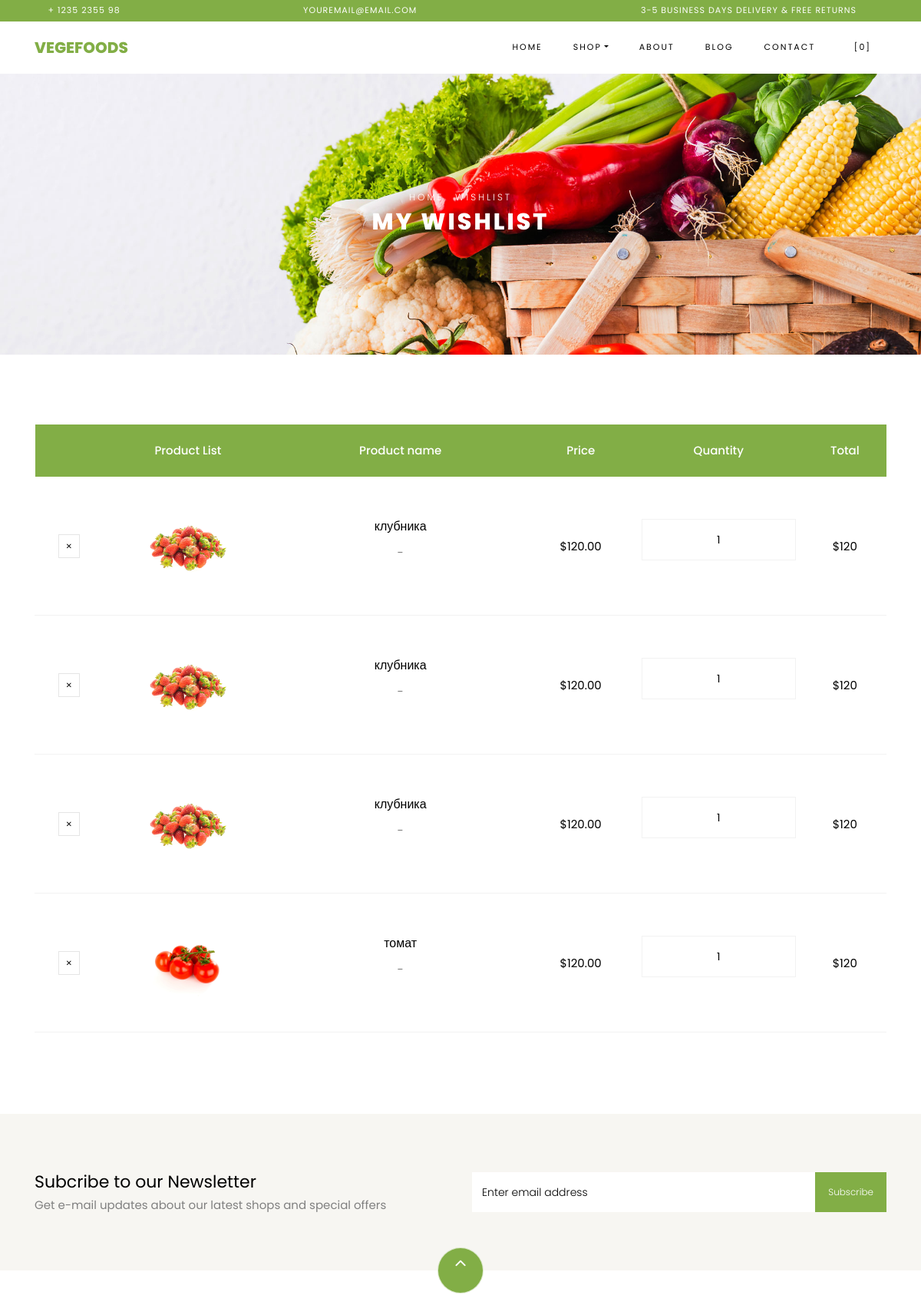
Before: /cart/wishlist/ (signed in, upper part) with the older database file.
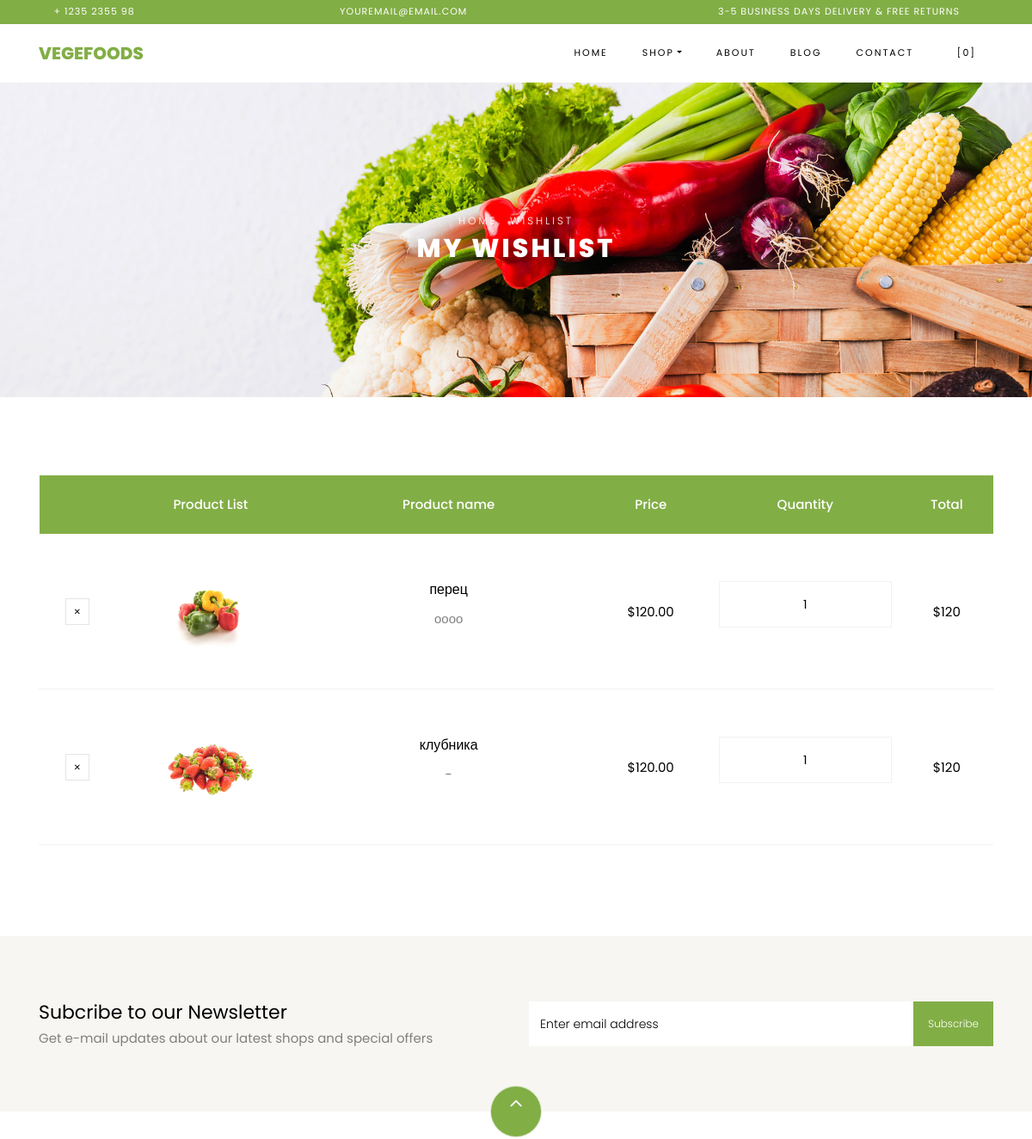
After: the same page with the newer database file.
### apps/cart_shop/models.py (models this page shows, shortened)
class WishList(models.Model):
    wishlist = models.ForeignKey(Cart, on_delete=models.CASCADE)
    product = models.ForeignKey(Product, on_delete=models.CASCADE)
    quantity = models.IntegerField(default=1)
    created_at = models.DateTimeField(auto_now_add=True)
    updated_at = models.DateTimeField(auto_now=True)

class Product(models.Model):
    name = models.CharField(max_length=255)
    price = models.DecimalField(max_digits=10, decimal_places=2)
    discount = models.IntegerField(null=True, blank=True)
    description = models.TextField()
    image = models.ImageField(upload_to='static/shop/images', null=True, blank=True)
    created_at = models.DateTimeField(auto_now_add=True)
    updated_at = models.DateTimeField(auto_now=True)

### apps/cart_shop/views.py (the view)
# urls.py: path('wishlist/', ViewWishlist.as_view(), name='wishlist'),
class ViewWishlist(View):
    def get(self, request):
        if request.user.is_authenticated:
            wishlist_items = WishList.objects.filter(wishlist__user=request.user)
            data = list(wishlist_items)
            total_price = sum(item.product.price * item.quantity for item in data)
            context = {'wishlist_items': data, 'total_price': total_price}
            return render(request, 'cart_shop/wishlist.html', context)
        return redirect('auth_shop:login')

### apps/cart_shop/templates/cart_shop/wishlist.html
{% extends 'home/base.html'%}
{% load static%}
{% block content %}
    <div class="hero-wrap hero-bread" style="background-image: url({% static 'shop/images/bg_1.jpg' %});">
      <div class="container">
        <div class="row no-gutters slider-text align-items-center justify-content-center">
          <div class="col-md-9 ftco-animate text-center">
          	<p class="breadcrumbs"><span class="mr-2"><a href="{% url 'home:index' %}">Home</a></span> <span>Wishlist</span></p>
            <h1 class="mb-0 bread">My Wishlist</h1>
          </div>
        </div>
      </div>
    </div>
    <section class="ftco-section ftco-cart">
			<div class="container">
				<div class="row">
    			<div class="col-md-12 ftco-animate">
    				<div class="cart-list">
	    				<table class="table">
						    <thead class="thead-primary">
						      <tr class="text-center">
						        <th>&nbsp;</th>
						        <th>Product List</th>
						        <th>Product name</th>
						        <th>Price</th>
						        <th>Quantity</th>
						        <th>Total</th>
						      </tr>
						    </thead>
						    <tbody>
							{% for item in wishlist_items %}
						      <tr class="text-center">
						        <td class="product-remove"><a href="{% url 'cart_shop:del_from_wishlist' item.id %}"><span class="ion-ios-close"></span></a></td>
						        <td class="image-prod"><div class="img" style="background-image:url({{item.product.image.url}});"></div></td>
						        <td class="product-name">
						        	<h3>{{item.product.name}}</h3>
						        	<p>{{item.product.description}}</p>
						        </td>
						        <td class="price">${{item.product.price}}</td>
						        <td class="quantity">
						        	<div class="input-group mb-3">
					             	<input type="text" name="quantity" class="quantity form-control input-number" value="{{item.quantity}}" min="1" max="100">
					          	</div>
					          </td>
						        <td class="total">${% widthratio item.product.price 1 item.quantity %}</td>
						      </tr>
							{% endfor %}
						    </tbody>
						  </table>
					  </div>
    			</div>
    		</div>
			</div>
		</section>
{% endblock %}

### apps/home/templates/home/base.html (shortened to what this page needs)
{% load static %}
<!DOCTYPE html>
<html lang="en">
  <head>
    <link rel="stylesheet" href="{% static 'shop/css/open-iconic-bootstrap.min.css' %}">
    <link rel="stylesheet" href="{% static 'shop/css/animate.css' %}">
    <link rel="stylesheet" href="{% static 'shop/css/owl.carousel.min.css' %}">
    <link rel="stylesheet" href="{% static 'shop/css/owl.theme.default.min.css' %}">
    <link rel="stylesheet" href="{% static 'shop/css/magnific-popup.css' %}">
    <link rel="stylesheet" href="{% static 'shop/css/aos.css' %}">
    <link rel="stylesheet" href="{% static 'shop/css/ionicons.min.css' %}">
    <link rel="stylesheet" href="{% static 'shop/css/bootstrap-datepicker.css' %}">
    <link rel="stylesheet" href="{% static 'shop/css/jquery.timepicker.css' %}">
    <link rel="stylesheet" href="{% static 'shop/css/flaticon.css' %}">
    <link rel="stylesheet" href="{% static 'shop/css/icomoon.css' %}">
    <link rel="stylesheet" href="{% static 'shop/css/style.css' %}">
  </head>
  <body class="goto-here">
		<div class="py-1 bg-primary">
    	<div class="container">
    		<div class="row no-gutters d-flex align-items-start align-items-center px-md-0">
	    		<div class="col-lg-12 d-block">
		    		<div class="row d-flex">
		    			<div class="col-md pr-4 d-flex topper align-items-center">
					    	<div class="icon mr-2 d-flex justify-content-center align-items-center"><span class="icon-phone2"></span></div>
						    <span class="text">+ 1235 2355 98</span>
					    </div>
					    <div class="col-md pr-4 d-flex topper align-items-center">
					    	<div class="icon mr-2 d-flex justify-content-center align-items-center"><span class="icon-paper-plane"></span></div>
						    <span class="text">youremail@email.com</span>
					    </div>
					    <div class="col-md-5 pr-4 d-flex topper align-items-center text-lg-right">
						    <span class="text">3-5 Business days delivery &amp; Free Returns</span>
					    </div>
				    </div>
			    </div>
		    </div>
		  </div>
    </div>
    <nav class="navbar navbar-expand-lg navbar-dark ftco_navbar bg-dark ftco-navbar-light" id="ftco-navbar">
	    <div class="container">
	      <a class="navbar-brand" href="{% url 'home:index' %}">Vegefoods</a>
	      <div class="collapse navbar-collapse" id="ftco-nav">
	        <ul class="navbar-nav ml-auto">
	          <li class="nav-item active"><a href="{% url 'home:index' %}" class="nav-link">Home</a></li>
	          <li class="nav-item dropdown">
              <a class="nav-link dropdown-toggle" href="#" id="dropdown04" data-toggle="dropdown" aria-haspopup="true" aria-expanded="false">Shop</a>
            </li>
	          <li class="nav-item"><a href="{% url 'home:about' %}" class="nav-link">About</a></li>
	          <li class="nav-item"><a href="{% url 'blog:blog' %}" class="nav-link">Blog</a></li>
	          <li class="nav-item"><a href="{% url 'home:contact' %}" class="nav-link">Contact</a></li>
	          <li class="nav-item cta cta-colored"><a href="{% url 'cart_shop:cart' %}" class="nav-link"><span class="icon-shopping_cart"></span>[0]</a></li>
	        </ul>
	      </div>
	    </div>
	  </nav>
        {% block content %}
        {% endblock %}
		<section class="ftco-section ftco-no-pt ftco-no-pb py-5 bg-light">
      <div class="container py-4">
        <div class="row d-flex justify-content-center py-5">
          <div class="col-md-6">
          	<h2 style="font-size: 22px;" class="mb-0">Subcribe to our Newsletter</h2>
          	<span>Get e-mail updates about our latest shops and special offers</span>
          </div>
          <div class="col-md-6 d-flex align-items-center">
            <form action="#" class="subscribe-form">
              <div class="form-group d-flex">
                <input type="text" class="form-control" placeholder="Enter email address">
                <input type="submit" value="Subscribe" class="submit px-3">
              </div>
            </form>
          </div>
        </div>
      </div>
    </section>
    <footer class="ftco-footer ftco-section">
      <div class="container">
      	<div class="row">
      		<div class="mouse">
						<a href="#" class="mouse-icon">
							<div class="mouse-wheel"><span class="ion-ios-arrow-up"></span></div>
						</a>
					</div>
      	</div>
      </div>
    </footer>
  </body>
</html>

### static/shop/css/icomoon.css (style rules this page uses)
[class^="icon-"], [class*=" icon-"] { font-family: 'icomoon' !important; speak: none; font-style: normal; font-weight: normal; font-variant: normal; text-transform: none; line-height: 1; -webkit-font-smoothing: antialiased; -moz-osx-font-smoothing: grayscale; }
.icon-paper-plane:before { content: "\f1d8"; }
.icon-phone2:before { content: "\e0cd"; }
.icon-shopping_cart:before { content: "\e8cc"; }

Changed rows visible on the page:
removed WishList: product.image (picture), product.name "клубника", product.description "-", product.price "120.00", quantity "1", product+quantity "120"
removed WishList: product.image (picture), product.name "клубника", product.description "-", product.price "120.00", quantity "1", product+quantity "120"
removed WishList: product.image (picture), product.name "томат", product.description "-", product.price "120.00", quantity "1", product+quantity "120"
added WishList: product.image (picture), product.name "перец", product.description "оооо", product.price "120.00", quantity "1", product+quantity "120"
